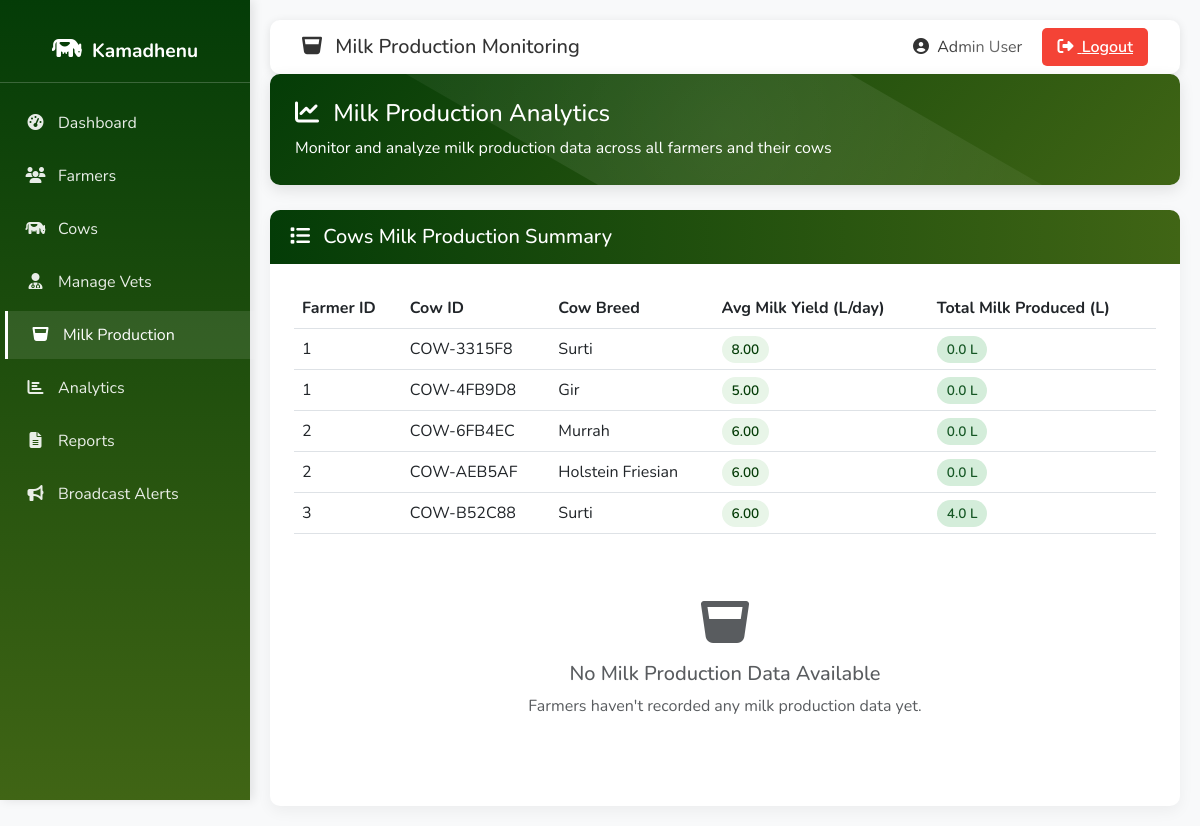
Before: /admin/milk_production (signed in) with the older database file.
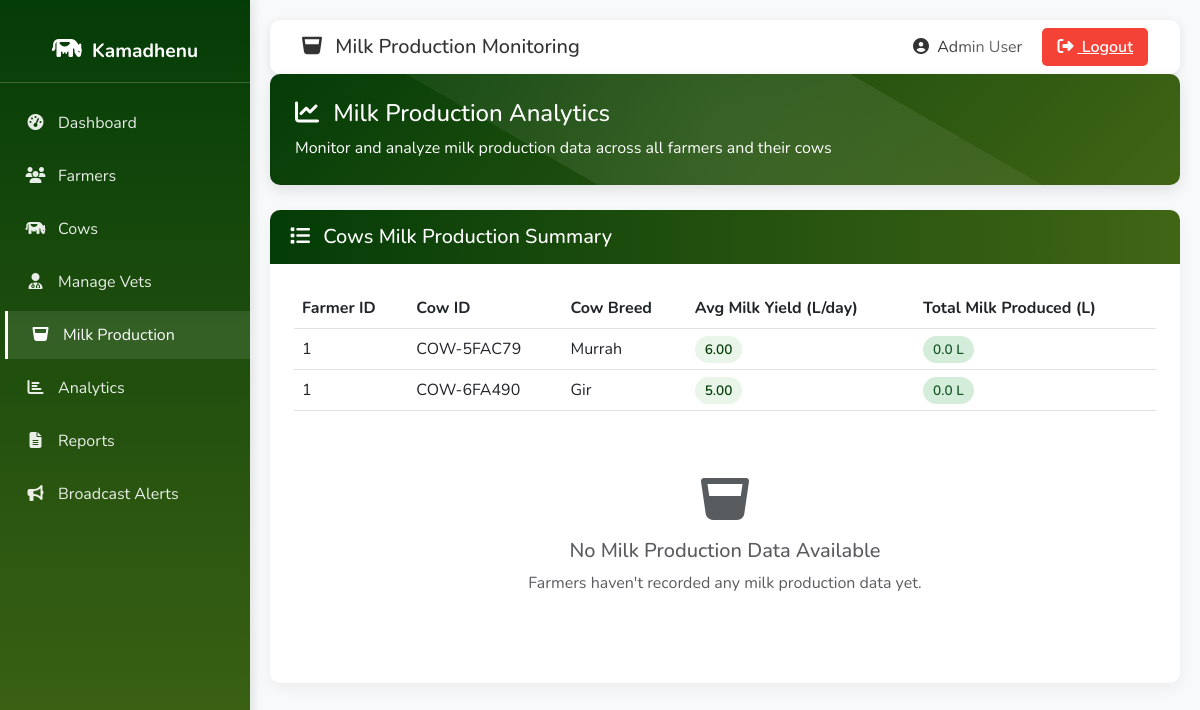
After: the same page with the newer database file.
### tables this page shows
CREATE TABLE cows (
            cow_id TEXT PRIMARY KEY,
            farmer_id INTEGER,
            cattle_type TEXT NOT NULL,
            breed TEXT,
            date_of_birth DATE,  -- NEW: Date of birth
            age INTEGER,
            weight REAL,
            color TEXT,
            health_records TEXT,
            vaccination_history TEXT,
            milk_yield REAL,
            special_notes TEXT,
            photo TEXT,
            muzzle_id TEXT,
            muzzle_photo TEXT,
            father_id TEXT,
            mother_id TEXT,
            insurance_by TEXT,  -- NEW: Insurance company name
            insurance_policy_number TEXT,  -- NEW: Policy number
            insurance_valid_upto DATE,  -- NEW: Insurance expiry date
            created_at TIMESTAMP DEFAULT CURRENT_TIMESTAMP,
            FOREIGN KEY (farmer_id) REFERENCES farmers(farmer_id),
            FOREIGN KEY (father_id) REFERENCES cows(cow_id),
            FOREIGN KEY (mother_id) REFERENCES cows(cow_id)
        );

### app.py (the view)
@app.route("/admin/milk_production")
def admin_milk_production():
    if "admin" not in session:
        return redirect(url_for("admin_login"))
    conn = get_db()
    cursor = conn.cursor()
    cursor.execute("""
        SELECT
            c.farmer_id,
            c.cow_id,
            c.breed as cow_breed,
            COALESCE(c.milk_yield, 0) as avg_milk_yield,
            COALESCE(SUM(my.total), 0) as total_milk_produced
        FROM cows c
        LEFT JOIN milk_yield my ON c.cow_id = my.cow_id
        WHERE c.cattle_type IN ('cow', 'buffalo')  -- ONLY milk-yielding cattle
        GROUP BY c.farmer_id, c.cow_id, c.breed, c.milk_yield
        ORDER BY c.farmer_id, c.cow_id
    """)
    cows_data = cursor.fetchall()
    conn.close()
    return render_template("admin_milk_production.html", cows=cows_data)

### app.py (called while the page is built)
def get_db():
    conn = sqlite3.connect(DB_NAME)
    conn.row_factory = sqlite3.Row
    return conn

@app.context_processor
def inject_lang():
    return {'current_lang': session.get('language', 'en')}

### templates/admin_milk_production.html (shortened to what the changed rows need)
<!DOCTYPE html>
<html lang="en">
<head>
    <link rel="stylesheet" href="https://cdn.jsdelivr.net/npm/bootstrap@5.3.0/dist/css/bootstrap.min.css">
    <link rel="stylesheet" href="https://cdnjs.cloudflare.com/ajax/libs/font-awesome/6.4.0/css/all.min.css">
</head>
<body>
    <div class="main-content">
        <div class="table-card">
            <div class="p-4">
                <div class="table-responsive">
                    <table class="table table-hover">
                        <thead>
                            <tr>
                                <th>Farmer ID</th>
                                <th>Cow ID</th>
                                <th>Cow Breed</th>
                                <th>Avg Milk Yield (L/day)</th>
                                <th>Total Milk Produced (L)</th>
                            </tr>
                        </thead>
                        <tbody>
                            {% for cow in cows %}
                            <tr>
                                <td>{{ cow.farmer_id }}</td>
                                <td>{{ cow.cow_id }}</td>
                                <td>{{ cow.cow_breed }}</td>
                                <td>
                                    <span class="milk-badge">{{ "%.2f"|format(cow.avg_milk_yield) }}</span>
                                </td>
                                <td>
                                    <span class="milk-badge" style="background-color: #d4edda; color: #155724;">
                                        {{ "%.1f"|format(cow.total_milk_produced) }} L
                                    </span>
                                </td>
                            </tr>
                            {% endfor %}
                        </tbody>
                    </table>
                </div>
            </div>
        </div>
    </div>
</body>
</html>

Changed rows visible on the page:
removed cows: farmer_id "1", cow_id "COW-3315F8", cow_breed "Surti", avg_milk_yield "8.00", total_milk_produced "0.0"
removed cows: farmer_id "1", cow_id "COW-4FB9D8", cow_breed "Gir", avg_milk_yield "5.00", total_milk_produced "0.0"
removed cows: farmer_id "2", cow_id "COW-6FB4EC", cow_breed "Murrah", avg_milk_yield "6.00", total_milk_produced "0.0"
removed cows: farmer_id "2", cow_id "COW-AEB5AF", cow_breed "Holstein Friesian", avg_milk_yield "6.00", total_milk_produced "0.0"
removed cows: farmer_id "3", cow_id "COW-B52C88", cow_breed "Surti", avg_milk_yield "6.00", total_milk_produced "4.0"
added cows: farmer_id "1", cow_id "COW-5FAC79", cow_breed "Murrah", avg_milk_yield "6.00", total_milk_produced "0.0"
added cows: farmer_id "1", cow_id "COW-6FA490", cow_breed "Gir", avg_milk_yield "5.00", total_milk_produced "0.0"
